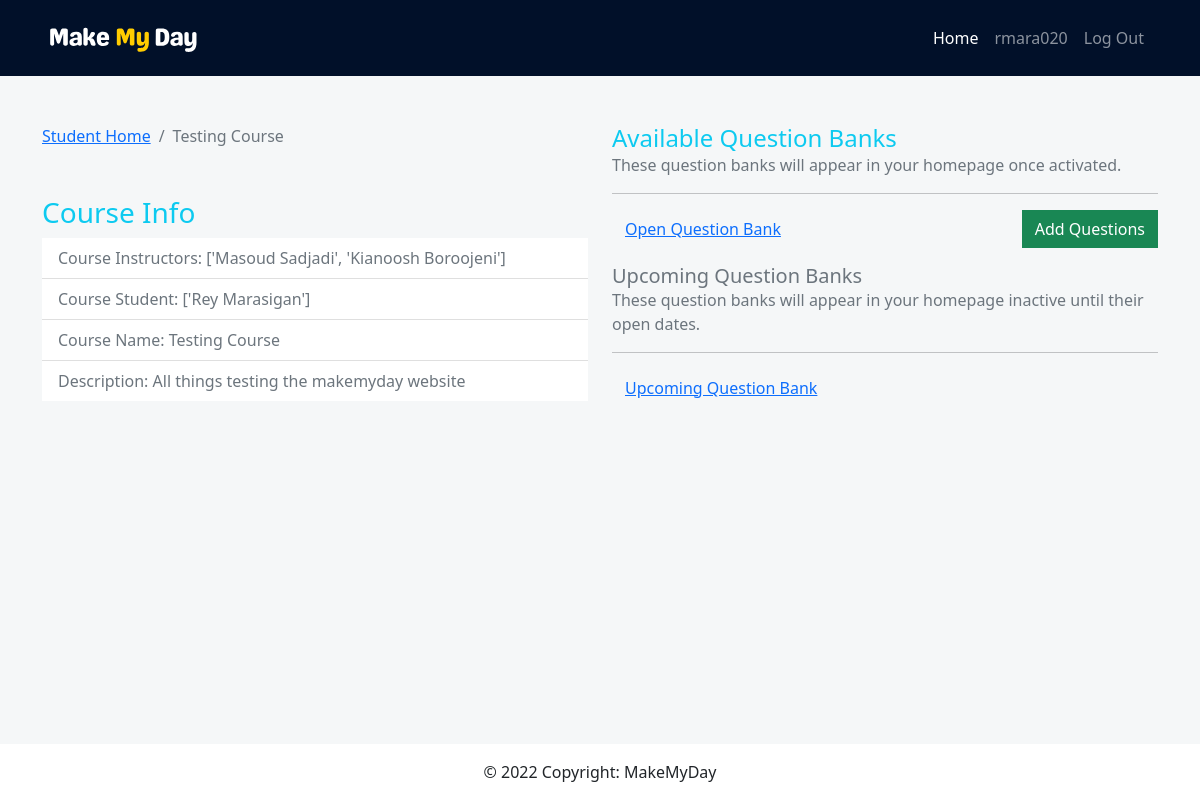
The app's page /course/4/ (signed in) with its own data.
### main/models.py (models this page shows, shortened)
class Course(models.Model):
    instructors = models.ManyToManyField(Instructor, related_name="instructors")
    students = models.ManyToManyField(Student, related_name="students")
    course_id = models.BigAutoField(primary_key=True, db_column="course_id")
    course_name = models.CharField(max_length=255)
    description = models.TextField(default="")
    access_code = models.CharField(max_length=100, default="", blank=True)
    year = models.PositiveIntegerField(default=timezone.now().year, validators=[MinValueValidator(1900), max_value_current_year])
    SPRING = "SPRING"
    SUMMER = "SUMMER" # this means once every two days
    FALL = "FALL"
    CHOICES = (
        (SPRING, "Spring"),
        (SUMMER, "Summer"),
        (FALL, "Fall"),
    )
    semester = models.CharField(choices = CHOICES, default=SUMMER, max_length=120)
    def retrieveQuestionBanks(self):
        closed_qbs = self.question_bank_set.filter(
            end_date__lte=timezone.now())
        open_qbs = self.question_bank_set.filter(
            start_date__lte=timezone.now(),
            end_date__gte=timezone.now())
        upcoming_qbs = self.question_bank_set.filter(
            start_date__gte=timezone.now())
        return [closed_qbs, open_qbs, upcoming_qbs]

### questions/models.py (models this page shows, shortened)
class Question_Bank(models.Model):
    course = models.ForeignKey(Course, on_delete=models.CASCADE, default=None)
    assigned_students = models.ManyToManyField(Student, through="Activated_Question_Bank")
    question_bank_id = models.BigAutoField(primary_key=True, db_column="question_bank_id")
    topic = models.CharField(max_length=255, default="Topic")
    start_date = models.DateTimeField(null=True)
    end_date = models.DateTimeField(null=True)
    number_of_attempts = models.IntegerField(default=3) # might move to question model
    isRandom = models.BooleanField(default=False)
    DAILY = "DAILY"
    BIDIURNAL = "BIDIURNAL" # this means once every two days
    WEEKLY = "WEEKLY"
    FREQUENCY_CHOICES = (
        (DAILY, "Daily"),
        (BIDIURNAL, "Every other day"),
        (WEEKLY, "Weekly"),
    )
    frequency = models.CharField(choices = FREQUENCY_CHOICES, default=DAILY, max_length=120)
    class Meta:
        verbose_name_plural = 'Question_Banks'

### course/views.py (the view)
# urls.py: path('<int:pk>/', courseViews.each_courses, name='each_courses'),
@login_required
def each_courses(request, pk):
    each_one = Course.objects.get(pk=pk)
    instructors = list(each_one.instructors.all())
    students = list(each_one.students.all())
    instructors_ = []
    students_ = []
    if retrieveInstructor(request) and not retrieveInstructor(request) in instructors:
        return HttpResponseNotFound('<h1>This is not your class.</h1>')
    if retrieveStudent(request) and not retrieveStudent(request) in students:
        return HttpResponseNotFound('<h1>You are not signed up for this class.</h1>')
    for ins in instructors:
        name = ins.user_profile.user.first_name + " " + ins.user_profile.user.last_name
        instructors_.append(name)
    for stu in students:
        name = stu.user_profile.user.first_name + " " + stu.user_profile.user.last_name
        students_.append(name)
    [closed_qbs, open_qbs, upcoming_qbs] = each_one.retrieveQuestionBanks()
    return render(request, 'course/course_info.html',
    {'each_one': each_one,
    'instructors': instructors_,
    'students': students_,
    'open_qbs': open_qbs,
    'upcoming_qbs': upcoming_qbs})

### utils/helper.py (called while the page is built)
def retrieveStudent(request):
    try:
        user = request.user
        userProfile = UserProfile.objects.filter(user=user)[0]
        student = Student.objects.filter(user_profile = userProfile)[0]
        return student
    except:
        return None

def retrieveInstructor(request):
    try:
        user = request.user
        userProfile = UserProfile.objects.filter(user=user)[0]
        instructor = Instructor.objects.filter(user_profile = userProfile)[0]
        return instructor
    except:
        return None

### course/templates/course/course_info.html (shortened to what this page needs)
{% extends 'main/base.html' %}
{% load static %}
{% load humanize %}
{% block content %}
<div class="container">
    <div class="row mb-5 fields mt-5">
        <div class="col-md-6">
            <section id="bc">
                <nav aria-label="breadcrumb">
                    <ol class="breadcrumb">
                        <li class="breadcrumb-item">
                            {% if request.user.userprofile.student_id == "" and request.user.userprofile.instructor_id != "" %}
                            <a href="{% url 'main:home' %}">Instructor Home</a>
                            {% else %}
                            <a href="{% url 'main:home' %}">Student Home</a>
                            {% endif %}
                        </li>
                        <li class="breadcrumb-item active" aria-current="page">
                            {{each_one.course_name}}
                        </li>
                    </ol>
                </nav>
            </section>
                        <ul class="list-group list-group-flush mt-5">
                            <h3 class="text-info">Course Info</h3>
                            <li class="list-group-item text-secondary">
                                Course Instructors:
                                <span class="float-right">{{instructors}}</span>
                            </li>
                            <li class="list-group-item text-secondary">
                                Course Student:
                                <span class="float-right">{{students}}</span>
                            </li>
                            <li class="list-group-item text-secondary">
                                Course Name:
                                <span class="float-right"
                                    >{{each_one.course_name}}</span
                                >
                            </li>
                            <li class="list-group-item text-secondary">
                                Description:
                                <span class="float-right"
                                    >{{each_one.description}}
                                </span>
                            </li>
                        </ul>
                        <div class="pt-4">
                        </div>
        </div>
		<div class="col-md-6">
			<h4 class="text-info mb-0">Available Question Banks</h4>
            <p class="text-muted mb-3">These question banks will appear in your homepage once activated.</p>
            {% for qb in open_qbs %}
            <hr />
            <button
                class="btn btn btn-link modal-button"
                data-pk="{{qb.question_bank_id}}"
                data-question-bank="{{qb.topic}}"
                data-num-attempts="{{qb.number_of_attempts}}"
                data-start-date="{{qb.start_date}}"
                data-end-date="{{qb.end_date}}"
                data-frequency="{{qb.frequency}}"
                data-toggle="modal"
                data-target="#questionBankStartModal">{{qb.topic}}
            </button>
            <a class="btn btn-success btn" href="question-banks/create-question" style="float: right;">
                Add Questions
             </a>
            {% endfor %}
            {% if upcoming_qbs %}
            <h5 class="text-muted mb-0 mt-3">Upcoming Question Banks</h5>
            <p class="text-muted mb-3">These question banks will appear in your homepage inactive until their open dates.</p>
            {% for qb in upcoming_qbs %}
            <hr />
            <button
                class="btn btn btn-link modal-button"
                data-pk="{{qb.question_bank_id}}"
                data-question-bank="{{qb.topic}}"
                data-num-attempts="{{qb.number_of_attempts}}"
                data-start-date="{{qb.start_date}}"
                data-end-date="{{qb.end_date}}"
                data-frequency="{{qb.frequency}}"
                data-toggle="modal"
                data-target="#questionBankStartModal">{{qb.topic}}
            </button><br>
            {% endfor %}
            {% endif %}
		</div>
    </div>
</div>
{% endblock %}

### main/templates/main/base.html (shortened to what this page needs)
<!DOCTYPE html>
<html lang="en">
<head>
    {% load static %}
    <link href="https://cdn.jsdelivr.net/npm/bootstrap@5.2.0-beta1/dist/css/bootstrap.min.css" rel="stylesheet">
    <link href="//cdn.bootcss.com/bootstrap-datetimepicker/4.17.44/css/bootstrap-datetimepicker.min.css" rel="stylesheet">
    <link rel="stylesheet" href="../../static/css/style.css" />
</head>
<body class="d-flex flex-column vh-100">
<nav class="navbar navbar-dark navbar-expand-lg navbar-custom">
    {% if user.is_authenticated %}
        <div class="container-fluid px-5">
            <a class="navbar-brand" href="/home"><img src="../../static/MakeMyDayLogo.svg" style="width: 50%"></a>
            <div class="collapse navbar-collapse" id="navbarSupportedContent">
                <ul class="navbar-nav ms-auto mb-2 mb-lg-0">
                    <li class="nav-item"><a class="nav-link active" aria-current="page" href="/home">Home</a></li>
                    <li class="nav-item"><a class="nav-link" href="/Home">{{ user.username }}</a></li>
                    <li class="nav-item"><a class="nav-link" href="/logout">Log Out</a></li>
                </ul>
            </div>
        </div>
    {% endif %}
</nav>
<section id="content" , name="content" class="main-page flex-fill">
    {% block content %}
    {% endblock %}
</section>
<footer class="bg-light text-center text-lg-start">
    <div class="text-center p-3" style="background-color: white;">
        © 2022 Copyright: MakeMyDay
    </div>
</footer>
</html>

### main/static/css/style.css (style rules this page uses)
.navbar-custom { background-color:black; }
.btn { border-radius: 0; }
.main-page { background-color: #f5f7f8; }

### main/templates/main/base.html (style rules this page uses)
.navbar-custom { background-color:#011029; }

### records on screen
Course: course_name "Testing Course", description "All things testing the makemyday website"
Question_Bank: topic "Open Question Bank"
Question_Bank: topic "Upcoming Question Bank"

### other values on screen
{{ user.username }} "rmara020"
{{ instructors }} "['Masoud Sadjadi', 'Kianoosh Boroojeni']"
{{ students }} "['Rey Marasigan']"
